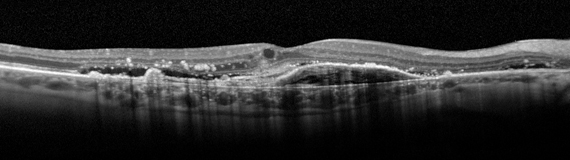
#> input picture 0.jpg, 570 x 160 px
$ python b64encoder.py   (Python 2 division)   (older library calls are emulated)
#> lines starting #> are read from the running program, lines starting #| are printed output that depends on the picture

# coding: utf-8

# In[ ]:

import numpy as np
from scipy.misc import imread, imsave, imresize
import scipy.ndimage
import matplotlib
matplotlib.use('TkAgg') # choose appropriate rendering backend
from matplotlib import pyplot as plt
import base64

img = imread('0.jpg')
#> img is the input picture: shape (160, 570, 3); min 0, max 255, mean 44

img = imresize(img,(224,224))
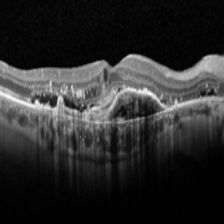
#> img: shape (224, 224, 3); min 0, max 251, mean 44

#b64str = base64.b64encode(img)
#> (the run stopped early here; a loop or call above may not have finished)
